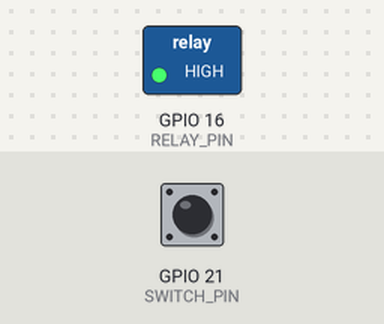
This program was run on a simulated ESP32. Parts: switched loads named in the program (green lamp = pin HIGH). The test bench sets the inputs (shaded band); at power-on: GPIO 21 (SWITCH_PIN) HIGH. WiFi joins after 1.5 s; servers stay silent unless stated; what the program prints to the serial monitor is not drawn.

Above: at 2.7 s.
2.8 s: GPIO 21 (SWITCH_PIN) pulled LOW for 0.15 s
At 4.5 s:
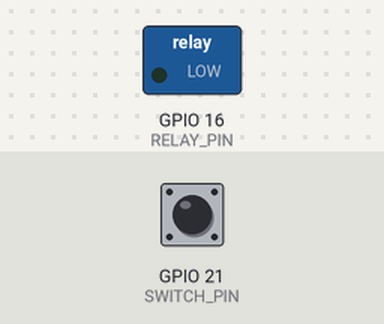
5.9 s: GPIO 21 (SWITCH_PIN) pulled LOW for 1 s
At 9.6 s:
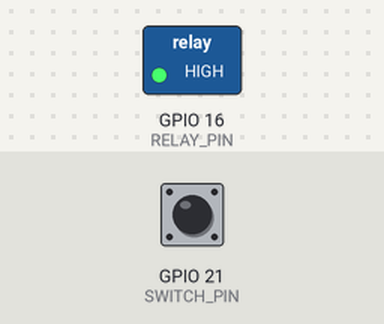
9.9 s: GPIO 21 (SWITCH_PIN) pulled LOW for 3.2 s
At 11.1 s:
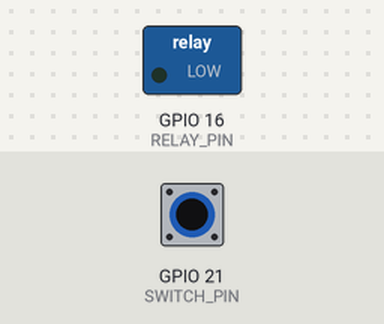
Timing chart, 0 to 14.0 s (numbered marks = the images above; inputs shaded):
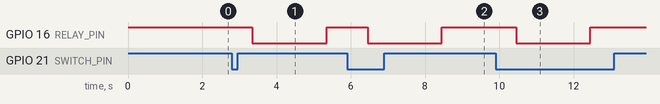

Measured:
- after the input at 2.8 s, GPIO 16 (RELAY_PIN): HIGH → LOW after 0.55 s, → HIGH 2.0 s later
- after the input at 5.9 s, GPIO 16 (RELAY_PIN): HIGH → LOW after 0.55 s, → HIGH 2.0 s later
- after the input at 9.9 s, GPIO 16 (RELAY_PIN): HIGH → LOW after 0.55 s, → HIGH 2.0 s later

The program:

main.cpp
```cpp
#include <Arduino.h>
#include <WiFi.h>
#include <HTTPClient.h>
#include <ArduinoJson.h>

// ====================== CONFIGURATION ======================
const char* WIFI_SSID     = "Galaxy S23 Ultra E934";
const char* WIFI_PASSWORD = "passswoed";

const char* SOLENOID_STATE_URL = "http://bumpbox-env-1.eba-43hmmxwt.ap-southeast-1.elasticbeanstalk.com/api/solenoid/state";
// const char* SOLENOID_STATE_URL = "http://10.252.191.158:8080/api/solenoid/state";

#define SWITCH_PIN     21    // Microswitch NO terminal
#define RELAY_PIN      16    // Relay IN pin
#define DEBOUNCE_MS    50    // Debounce time (ms)
#define LID_DELAY_MS   500   // Wait for lid to fully settle on switch (ms)
#define SOLENOID_ON_MS 2000  // How long solenoid stays active (ms)
#define POLL_INTERVAL  5000  // Poll backend every 5 seconds

#define RELAY_ON  LOW
#define RELAY_OFF HIGH

// ====================== GLOBALS ======================
int lastSteadyState      = HIGH;
int lastFlickerableState = HIGH;
int currentState;
unsigned long lastDebounceTime = 0;
unsigned long lastPollTime = 0;
bool solenoidBackendOn = false;

// ====================== WIFI ======================
void connectWiFi() {
  Serial.print("[WiFi] Connecting to ");
  Serial.println(WIFI_SSID);

  WiFi.mode(WIFI_STA);
  WiFi.begin(WIFI_SSID, WIFI_PASSWORD);

  unsigned long start = millis();
  while (WiFi.status() != WL_CONNECTED) {
    if (millis() - start > 15000) {
      Serial.println("\n[WiFi] Connection timed out!");
      return;
    }
    delay(500);
    Serial.print(".");
  }

  Serial.println();
  Serial.print("[WiFi] Connected! IP: ");
  Serial.println(WiFi.localIP());
}

// ====================== POLLING ======================
void checkSolenoidState() {
  if (WiFi.status() != WL_CONNECTED) {
    connectWiFi();
    return;
  }

  HTTPClient http;
  http.begin(SOLENOID_STATE_URL);
  http.setTimeout(5000);

  int httpCode = http.GET();
  if (httpCode == 200) {
    String payload = http.getString();
    StaticJsonDocument<128> doc;
    DeserializationError error = deserializeJson(doc, payload);

    if (!error) {
      bool newState = doc["solenoidOn"] | false;
      if (newState != solenoidBackendOn) {
        solenoidBackendOn = newState;
        Serial.printf("[Backend] Solenoid state changed to: %s\n", solenoidBackendOn ? "ON" : "OFF");

        if (solenoidBackendOn) {
          Serial.println("[Action] Activating solenoid from backend trigger...");
          digitalWrite(RELAY_PIN, RELAY_ON);
        } else {
          Serial.println("[Action] Deactivating solenoid from backend trigger...");
          digitalWrite(RELAY_PIN, RELAY_OFF);
        }
      }
    }
  } else {
    Serial.printf("[HTTP] GET failed, error: %s\n", http.errorToString(httpCode).c_str());
  }
  http.end();
}

// ====================== SETUP & LOOP ======================
void setup() {
  Serial.begin(115200);
  pinMode(SWITCH_PIN, INPUT_PULLUP);
  pinMode(RELAY_PIN, OUTPUT);
  digitalWrite(RELAY_PIN, RELAY_OFF); // Solenoid OFF at boot

  connectWiFi();
  Serial.println("[Ready] Monitoring switch and polling backend...");
}

void loop() {
  // 1. Backend Polling
  if (millis() - lastPollTime > POLL_INTERVAL) {
    lastPollTime = millis();
    checkSolenoidState();
  }

  // 2. Physical Switch Logic (Local Override/Trigger)
  currentState = digitalRead(SWITCH_PIN);

  if (currentState != lastFlickerableState) {
    lastDebounceTime = millis();
    lastFlickerableState = currentState;
  }

  if ((millis() - lastDebounceTime) > DEBOUNCE_MS) {
    // Switch CLOSED → lid pressed down (HIGH → LOW)
    if (lastSteadyState == HIGH && currentState == LOW) {
      Serial.println("Switch closed — waiting for lid to settle...");
      delay(LID_DELAY_MS);

      Serial.println("Activating solenoid (Local)...");
      digitalWrite(RELAY_PIN, RELAY_ON);   // Solenoid ON
      delay(SOLENOID_ON_MS);               // Hold for 2 seconds

      // Return to backend state if it was OFF
      if (!solenoidBackendOn) {
        digitalWrite(RELAY_PIN, RELAY_OFF);
        Serial.println("Solenoid deactivated (Local).");
      } else {
        Serial.println("Solenoid remains ON (Backend active).");
      }
    }
    lastSteadyState = currentState;
  }
}
```
